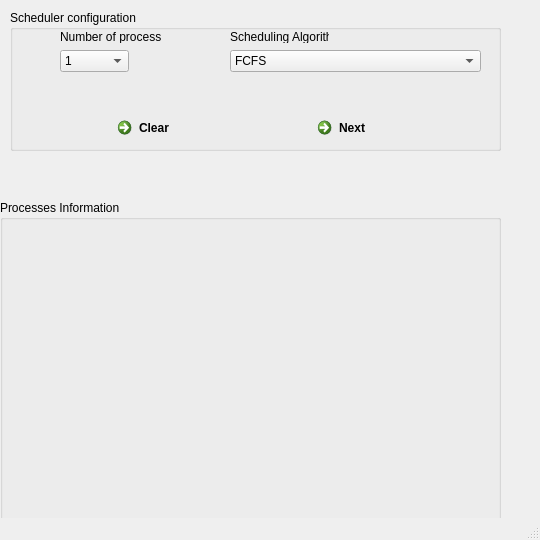
<?xml version="1.0" encoding="UTF-8"?>
<ui version="4.0">
 <class>MainWindow</class>
 <widget class="QMainWindow" name="MainWindow">
  <property name="geometry">
   <rect>
    <x>0</x>
    <y>0</y>
    <width>540</width>
    <height>540</height>
   </rect>
  </property>
  <property name="windowTitle">
   <string>MainWindow</string>
  </property>
  <widget class="QWidget" name="centralwidget">
   <widget class="QGroupBox" name="groupBox">
    <property name="geometry">
     <rect>
      <x>10</x>
      <y>10</y>
      <width>491</width>
      <height>141</height>
     </rect>
    </property>
    <property name="title">
     <string>Scheduler configuration</string>
    </property>
    <widget class="QLabel" name="label">
     <property name="geometry">
      <rect>
       <x>50</x>
       <y>20</y>
       <width>101</width>
       <height>13</height>
      </rect>
     </property>
     <property name="text">
      <string>Number of processes</string>
     </property>
    </widget>
    <widget class="QComboBox" name="no_process">
     <property name="geometry">
      <rect>
       <x>50</x>
       <y>40</y>
       <width>69</width>
       <height>22</height>
      </rect>
     </property>
     <item>
      <property name="text">
       <string>1</string>
      </property>
     </item>
     <item>
      <property name="text">
       <string>2</string>
      </property>
     </item>
     <item>
      <property name="text">
       <string>3</string>
      </property>
     </item>
     <item>
      <property name="text">
       <string>4</string>
      </property>
     </item>
     <item>
      <property name="text">
       <string>5</string>
      </property>
     </item>
     <item>
      <property name="text">
       <string>6</string>
      </property>
     </item>
     <item>
      <property name="text">
       <string>7</string>
      </property>
     </item>
     <item>
      <property name="text">
       <string>8</string>
      </property>
     </item>
     <item>
      <property name="text">
       <string>9</string>
      </property>
     </item>
     <item>
      <property name="text">
       <string>10</string>
      </property>
     </item>
    </widget>
    <widget class="QLabel" name="label_2">
     <property name="geometry">
      <rect>
       <x>220</x>
       <y>20</y>
       <width>99</width>
       <height>13</height>
      </rect>
     </property>
     <property name="text">
      <string>Scheduling Algorithm</string>
     </property>
    </widget>
    <widget class="QComboBox" name="algorithm">
     <property name="geometry">
      <rect>
       <x>220</x>
       <y>40</y>
       <width>251</width>
       <height>22</height>
      </rect>
     </property>
     <item>
      <property name="text">
       <string>FCFS</string>
      </property>
     </item>
     <item>
      <property name="text">
       <string>Preemptive SJF</string>
      </property>
     </item>
     <item>
      <property name="text">
       <string>Non Preemptive SJF</string>
      </property>
     </item>
     <item>
      <property name="text">
       <string>Preemptive Priority</string>
      </property>
     </item>
     <item>
      <property name="text">
       <string>Non Preemptive Priority</string>
      </property>
     </item>
     <item>
      <property name="text">
       <string>Round Robin</string>
      </property>
     </item>
    </widget>
    <widget class="QCommandLinkButton" name="next">
     <property name="geometry">
      <rect>
       <x>300</x>
       <y>100</y>
       <width>172</width>
       <height>41</height>
      </rect>
     </property>
     <property name="text">
      <string>Next</string>
     </property>
    </widget>
    <widget class="QCommandLinkButton" name="clear">
     <property name="geometry">
      <rect>
       <x>100</x>
       <y>100</y>
       <width>172</width>
       <height>41</height>
      </rect>
     </property>
     <property name="text">
      <string>Clear</string>
     </property>
    </widget>
   </widget>
   <widget class="QGroupBox" name="process_info">
    <property name="enabled">
     <bool>true</bool>
    </property>
    <property name="visible">
     <bool>false</bool>
    </property>
    <property name="geometry">
     <rect>
      <x>0</x>
      <y>200</y>
      <width>501</width>
      <height>501</height>
     </rect>
    </property>
     <property name="layoutDirection">
     <enum>Qt::LeftToRight</enum>
    </property>
    <property name="title">
     <string>Processes Information</string>
    </property>
   </widget>
   <zorder>groupBox_2</zorder>
   <zorder>groupBox</zorder>
  </widget>
  <widget class="QMenuBar" name="menubar">
   <property name="geometry">
    <rect>
     <x>0</x>
     <y>0</y>
     <width>540</width>
     <height>21</height>
    </rect>
   </property>
  </widget>
  <widget class="QStatusBar" name="statusbar"/>
 </widget>
 <resources/>
 <connections/>
</ui>
